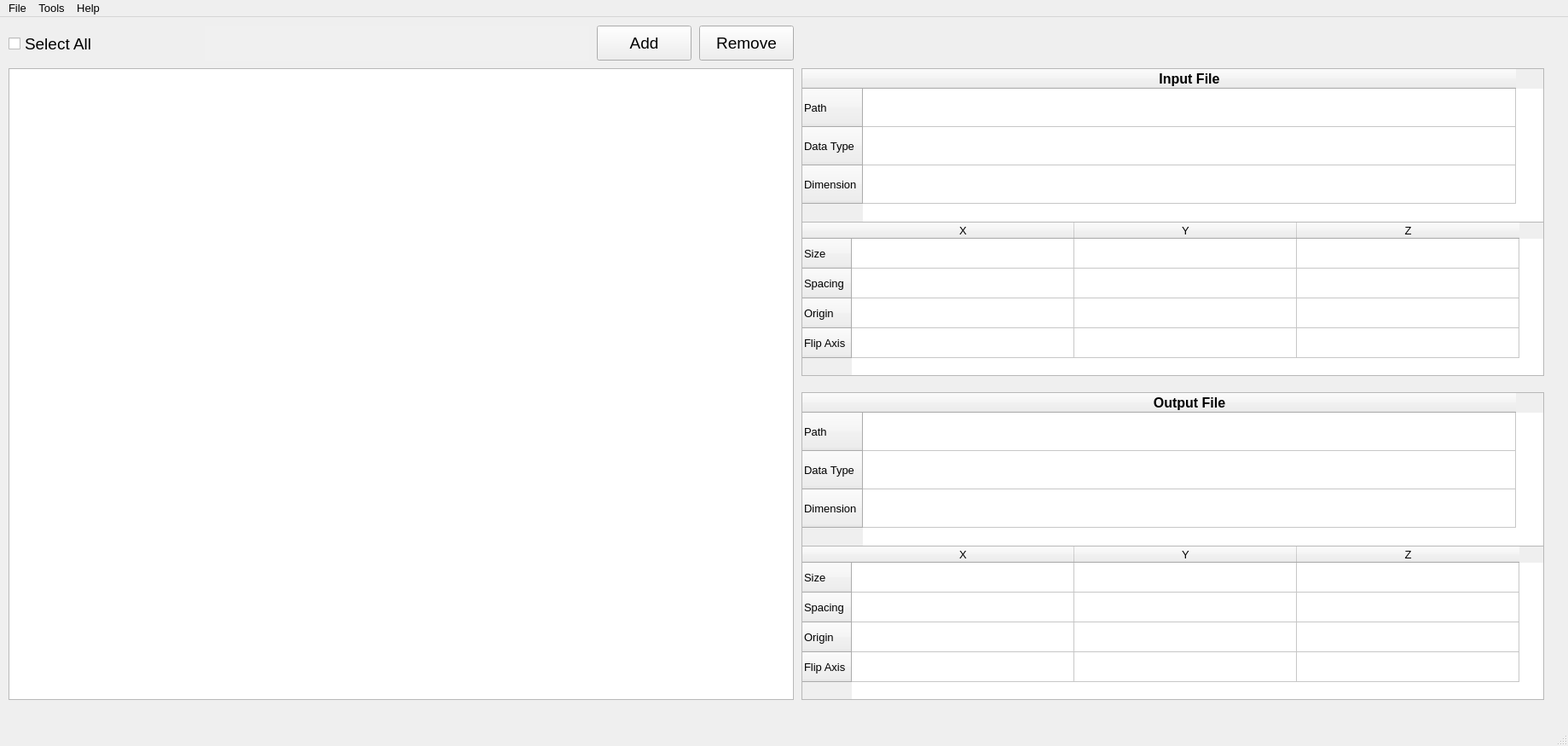
<?xml version="1.0" encoding="UTF-8"?>
<ui version="4.0">
 <class>MainWindow</class>
 <widget class="QMainWindow" name="MainWindow">
  <property name="geometry">
   <rect>
    <x>0</x>
    <y>0</y>
    <width>1839</width>
    <height>875</height>
   </rect>
  </property>
  <property name="font">
   <font>
    <pointsize>10</pointsize>
   </font>
  </property>
  <property name="windowTitle">
   <string>ImageModi</string>
  </property>
  <widget class="QWidget" name="centralwidget">
   <widget class="QListWidget" name="listWidget">
    <property name="geometry">
     <rect>
      <x>10</x>
      <y>60</y>
      <width>921</width>
      <height>741</height>
     </rect>
    </property>
    <property name="font">
     <font>
      <pointsize>10</pointsize>
     </font>
    </property>
    <property name="dragEnabled">
     <bool>true</bool>
    </property>
    <property name="dragDropMode">
     <enum>QAbstractItemView::NoDragDrop</enum>
    </property>
    <property name="defaultDropAction">
     <enum>Qt::IgnoreAction</enum>
    </property>
    <property name="selectionMode">
     <enum>QAbstractItemView::ExtendedSelection</enum>
    </property>
   </widget>
   <widget class="QPushButton" name="AddButton">
    <property name="geometry">
     <rect>
      <x>700</x>
      <y>10</y>
      <width>111</width>
      <height>41</height>
     </rect>
    </property>
    <property name="font">
     <font>
      <family>Arial</family>
      <pointsize>14</pointsize>
      <weight>50</weight>
      <bold>false</bold>
     </font>
    </property>
    <property name="text">
     <string>Add</string>
    </property>
   </widget>
   <widget class="QPushButton" name="RemoveButton">
    <property name="geometry">
     <rect>
      <x>820</x>
      <y>10</y>
      <width>111</width>
      <height>41</height>
     </rect>
    </property>
    <property name="font">
     <font>
      <family>Arial</family>
      <pointsize>14</pointsize>
     </font>
    </property>
    <property name="text">
     <string>Remove</string>
    </property>
   </widget>
   <widget class="QTableWidget" name="num_table_in">
    <property name="geometry">
     <rect>
      <x>940</x>
      <y>240</y>
      <width>871</width>
      <height>181</height>
     </rect>
    </property>
    <property name="autoScroll">
     <bool>true</bool>
    </property>
    <attribute name="horizontalHeaderMinimumSectionSize">
     <number>50</number>
    </attribute>
    <attribute name="horizontalHeaderDefaultSectionSize">
     <number>261</number>
    </attribute>
    <attribute name="horizontalHeaderHighlightSections">
     <bool>false</bool>
    </attribute>
    <attribute name="verticalHeaderMinimumSectionSize">
     <number>35</number>
    </attribute>
    <attribute name="verticalHeaderDefaultSectionSize">
     <number>35</number>
    </attribute>
    <attribute name="verticalHeaderShowSortIndicator" stdset="0">
     <bool>false</bool>
    </attribute>
    <row>
     <property name="text">
      <string>Size</string>
     </property>
    </row>
    <row>
     <property name="text">
      <string>Spacing</string>
     </property>
    </row>
    <row>
     <property name="text">
      <string>Origin</string>
     </property>
    </row>
    <row>
     <property name="text">
      <string>Flip Axis</string>
     </property>
    </row>
    <column>
     <property name="text">
      <string>X</string>
     </property>
    </column>
    <column>
     <property name="text">
      <string>Y</string>
     </property>
    </column>
    <column>
     <property name="text">
      <string>Z</string>
     </property>
    </column>
    <item row="0" column="0">
     <property name="text">
      <string/>
     </property>
    </item>
    <item row="0" column="1">
     <property name="text">
      <string/>
     </property>
    </item>
    <item row="0" column="2">
     <property name="text">
      <string/>
     </property>
    </item>
    <item row="1" column="0">
     <property name="text">
      <string/>
     </property>
    </item>
    <item row="1" column="1">
     <property name="text">
      <string/>
     </property>
    </item>
    <item row="1" column="2">
     <property name="text">
      <string/>
     </property>
    </item>
    <item row="2" column="0">
     <property name="text">
      <string/>
     </property>
    </item>
    <item row="2" column="1">
     <property name="text">
      <string/>
     </property>
    </item>
    <item row="2" column="2">
     <property name="text">
      <string/>
     </property>
    </item>
    <item row="3" column="0">
     <property name="text">
      <string/>
     </property>
    </item>
    <item row="3" column="1">
     <property name="text">
      <string/>
     </property>
    </item>
    <item row="3" column="2">
     <property name="text">
      <string/>
     </property>
    </item>
   </widget>
   <widget class="QTableWidget" name="num_table_out">
    <property name="geometry">
     <rect>
      <x>940</x>
      <y>620</y>
      <width>871</width>
      <height>181</height>
     </rect>
    </property>
    <property name="autoScroll">
     <bool>true</bool>
    </property>
    <attribute name="horizontalHeaderMinimumSectionSize">
     <number>50</number>
    </attribute>
    <attribute name="horizontalHeaderDefaultSectionSize">
     <number>261</number>
    </attribute>
    <attribute name="verticalHeaderMinimumSectionSize">
     <number>35</number>
    </attribute>
    <attribute name="verticalHeaderDefaultSectionSize">
     <number>35</number>
    </attribute>
    <row>
     <property name="text">
      <string>Size</string>
     </property>
    </row>
    <row>
     <property name="text">
      <string>Spacing</string>
     </property>
    </row>
    <row>
     <property name="text">
      <string>Origin</string>
     </property>
    </row>
    <row>
     <property name="text">
      <string>Flip Axis</string>
     </property>
    </row>
    <column>
     <property name="text">
      <string>X</string>
     </property>
    </column>
    <column>
     <property name="text">
      <string>Y</string>
     </property>
    </column>
    <column>
     <property name="text">
      <string>Z</string>
     </property>
    </column>
    <item row="0" column="0">
     <property name="text">
      <string/>
     </property>
    </item>
    <item row="0" column="1">
     <property name="text">
      <string/>
     </property>
    </item>
    <item row="0" column="2">
     <property name="text">
      <string/>
     </property>
    </item>
    <item row="1" column="0">
     <property name="text">
      <string/>
     </property>
    </item>
    <item row="1" column="1">
     <property name="text">
      <string/>
     </property>
    </item>
    <item row="1" column="2">
     <property name="text">
      <string/>
     </property>
    </item>
    <item row="2" column="0">
     <property name="text">
      <string/>
     </property>
    </item>
    <item row="2" column="1">
     <property name="text">
      <string/>
     </property>
    </item>
    <item row="2" column="2">
     <property name="text">
      <string/>
     </property>
    </item>
    <item row="3" column="0">
     <property name="text">
      <string/>
     </property>
    </item>
    <item row="3" column="1">
     <property name="text">
      <string/>
     </property>
    </item>
    <item row="3" column="2">
     <property name="text">
      <string/>
     </property>
    </item>
   </widget>
   <widget class="QTableWidget" name="literal_table_in">
    <property name="geometry">
     <rect>
      <x>940</x>
      <y>60</y>
      <width>871</width>
      <height>181</height>
     </rect>
    </property>
    <attribute name="horizontalHeaderCascadingSectionResizes">
     <bool>false</bool>
    </attribute>
    <attribute name="horizontalHeaderMinimumSectionSize">
     <number>42</number>
    </attribute>
    <attribute name="horizontalHeaderDefaultSectionSize">
     <number>766</number>
    </attribute>
    <attribute name="verticalHeaderCascadingSectionResizes">
     <bool>false</bool>
    </attribute>
    <attribute name="verticalHeaderMinimumSectionSize">
     <number>45</number>
    </attribute>
    <attribute name="verticalHeaderDefaultSectionSize">
     <number>45</number>
    </attribute>
    <attribute name="verticalHeaderHighlightSections">
     <bool>false</bool>
    </attribute>
    <row>
     <property name="text">
      <string>Path</string>
     </property>
    </row>
    <row>
     <property name="text">
      <string>Data Type</string>
     </property>
    </row>
    <row>
     <property name="text">
      <string>Dimension</string>
     </property>
    </row>
    <column>
     <property name="text">
      <string>Input File</string>
     </property>
     <property name="font">
      <font>
       <family>Arial</family>
       <pointsize>12</pointsize>
       <weight>75</weight>
       <bold>true</bold>
      </font>
     </property>
     <property name="background">
      <color>
       <red>255</red>
       <green>170</green>
       <blue>127</blue>
      </color>
     </property>
    </column>
    <item row="0" column="0">
     <property name="text">
      <string/>
     </property>
     <property name="font">
      <font>
       <family>Arial</family>
      </font>
     </property>
    </item>
   </widget>
   <widget class="QTableWidget" name="literal_table_out">
    <property name="geometry">
     <rect>
      <x>940</x>
      <y>440</y>
      <width>871</width>
      <height>181</height>
     </rect>
    </property>
    <attribute name="horizontalHeaderMinimumSectionSize">
     <number>42</number>
    </attribute>
    <attribute name="horizontalHeaderDefaultSectionSize">
     <number>766</number>
    </attribute>
    <attribute name="verticalHeaderCascadingSectionResizes">
     <bool>false</bool>
    </attribute>
    <attribute name="verticalHeaderMinimumSectionSize">
     <number>45</number>
    </attribute>
    <attribute name="verticalHeaderDefaultSectionSize">
     <number>45</number>
    </attribute>
    <attribute name="verticalHeaderShowSortIndicator" stdset="0">
     <bool>false</bool>
    </attribute>
    <row>
     <property name="text">
      <string>Path</string>
     </property>
    </row>
    <row>
     <property name="text">
      <string>Data Type</string>
     </property>
    </row>
    <row>
     <property name="text">
      <string>Dimension</string>
     </property>
    </row>
    <column>
     <property name="text">
      <string>Output File</string>
     </property>
     <property name="font">
      <font>
       <family>Arial</family>
       <pointsize>12</pointsize>
       <weight>75</weight>
       <bold>true</bold>
      </font>
     </property>
    </column>
   </widget>
   <widget class="QCheckBox" name="checkBox">
    <property name="geometry">
     <rect>
      <x>10</x>
      <y>20</y>
      <width>151</width>
      <height>22</height>
     </rect>
    </property>
    <property name="font">
     <font>
      <family>Arial</family>
      <pointsize>14</pointsize>
     </font>
    </property>
    <property name="text">
     <string>Select All</string>
    </property>
   </widget>
   <widget class="QTextEdit" name="ListwidgetInfoText">
    <property name="geometry">
     <rect>
      <x>240</x>
      <y>10</y>
      <width>451</width>
      <height>41</height>
     </rect>
    </property>
    <property name="palette">
     <palette>
      <active>
       <colorrole role="Base">
        <brush brushstyle="SolidPattern">
         <color alpha="255">
          <red>240</red>
          <green>240</green>
          <blue>240</blue>
         </color>
        </brush>
       </colorrole>
      </active>
      <inactive>
       <colorrole role="Base">
        <brush brushstyle="SolidPattern">
         <color alpha="255">
          <red>240</red>
          <green>240</green>
          <blue>240</blue>
         </color>
        </brush>
       </colorrole>
      </inactive>
      <disabled>
       <colorrole role="Base">
        <brush brushstyle="SolidPattern">
         <color alpha="255">
          <red>240</red>
          <green>240</green>
          <blue>240</blue>
         </color>
        </brush>
       </colorrole>
      </disabled>
     </palette>
    </property>
    <property name="font">
     <font>
      <family>Arial</family>
      <pointsize>12</pointsize>
     </font>
    </property>
    <property name="frameShape">
     <enum>QFrame::NoFrame</enum>
    </property>
    <property name="lineWidth">
     <number>0</number>
    </property>
    <property name="readOnly">
     <bool>true</bool>
    </property>
   </widget>
  </widget>
  <widget class="QMenuBar" name="menubar">
   <property name="geometry">
    <rect>
     <x>0</x>
     <y>0</y>
     <width>1839</width>
     <height>23</height>
    </rect>
   </property>
   <property name="font">
    <font>
     <pointsize>10</pointsize>
    </font>
   </property>
   <widget class="QMenu" name="menuOpen">
    <property name="title">
     <string>File</string>
    </property>
    <addaction name="actionOpen_File"/>
    <addaction name="actionSave_Files"/>
   </widget>
   <widget class="QMenu" name="menuHelp">
    <property name="title">
     <string>Help</string>
    </property>
    <addaction name="actionAbout_ImageModi"/>
   </widget>
   <widget class="QMenu" name="menuEdit">
    <property name="title">
     <string>Tools</string>
    </property>
    <addaction name="action_modify_images"/>
    <addaction name="actionMerge_Images"/>
   </widget>
   <addaction name="menuOpen"/>
   <addaction name="menuEdit"/>
   <addaction name="menuHelp"/>
  </widget>
  <widget class="QStatusBar" name="statusbar"/>
  <action name="actionOpen">
   <property name="text">
    <string>Open</string>
   </property>
   <property name="toolTip">
    <string>&lt;html&gt;&lt;head/&gt;&lt;body&gt;&lt;p&gt;&lt;span style=&quot; font-weight:600;&quot;&gt;Open&lt;/span&gt;&lt;/p&gt;&lt;/body&gt;&lt;/html&gt;</string>
   </property>
  </action>
  <action name="actionSave">
   <property name="text">
    <string>Save</string>
   </property>
   <property name="toolTip">
    <string>&lt;html&gt;&lt;head/&gt;&lt;body&gt;&lt;p&gt;&lt;span style=&quot; font-weight:600;&quot;&gt;Save&lt;/span&gt;&lt;/p&gt;&lt;/body&gt;&lt;/html&gt;</string>
   </property>
  </action>
  <action name="actionOpen_File">
   <property name="text">
    <string>Open Images</string>
   </property>
   <property name="font">
    <font>
     <family>Arial</family>
     <pointsize>10</pointsize>
    </font>
   </property>
  </action>
  <action name="actionSave_Files">
   <property name="text">
    <string>Save Images</string>
   </property>
   <property name="font">
    <font>
     <family>Arial</family>
     <pointsize>10</pointsize>
    </font>
   </property>
  </action>
  <action name="action_modify_images">
   <property name="text">
    <string>Modify Images</string>
   </property>
  </action>
  <action name="actionChange_Dimension">
   <property name="text">
    <string>Change Dimension</string>
   </property>
  </action>
  <action name="actionRead_Images">
   <property name="text">
    <string>Read Images</string>
   </property>
  </action>
  <action name="actionFlip_Image_Axis">
   <property name="text">
    <string>Modify Image </string>
   </property>
   <property name="font">
    <font>
     <family>Arial</family>
     <pointsize>10</pointsize>
    </font>
   </property>
  </action>
  <action name="actionModify_Images">
   <property name="text">
    <string>Modify Image DataType</string>
   </property>
   <property name="font">
    <font>
     <family>Arial</family>
     <pointsize>10</pointsize>
    </font>
   </property>
  </action>
  <action name="actionModitfy_Dimension">
   <property name="text">
    <string>Modify Image Dimension</string>
   </property>
   <property name="font">
    <font>
     <family>Arial</family>
     <pointsize>10</pointsize>
    </font>
   </property>
  </action>
  <action name="actionModify_Image_Size">
   <property name="text">
    <string>Modify Image Size</string>
   </property>
   <property name="font">
    <font>
     <family>Arial</family>
     <pointsize>10</pointsize>
    </font>
   </property>
  </action>
  <action name="actionModify_Image_Spacing">
   <property name="text">
    <string>Modify Image Spacing</string>
   </property>
   <property name="font">
    <font>
     <family>Arial</family>
     <pointsize>10</pointsize>
    </font>
   </property>
  </action>
  <action name="actionModify_Image_Origin">
   <property name="text">
    <string>Modify Image Origin</string>
   </property>
   <property name="font">
    <font>
     <family>Arial</family>
     <pointsize>10</pointsize>
    </font>
   </property>
  </action>
  <action name="actionMerge_Images">
   <property name="text">
    <string>Merge Images</string>
   </property>
  </action>
  <action name="actionSplit_Image">
   <property name="text">
    <string>Split Image</string>
   </property>
  </action>
  <action name="actionAbout_ImageModi">
   <property name="text">
    <string>About ImageModi</string>
   </property>
  </action>
 </widget>
 <resources/>
 <connections/>
</ui>
